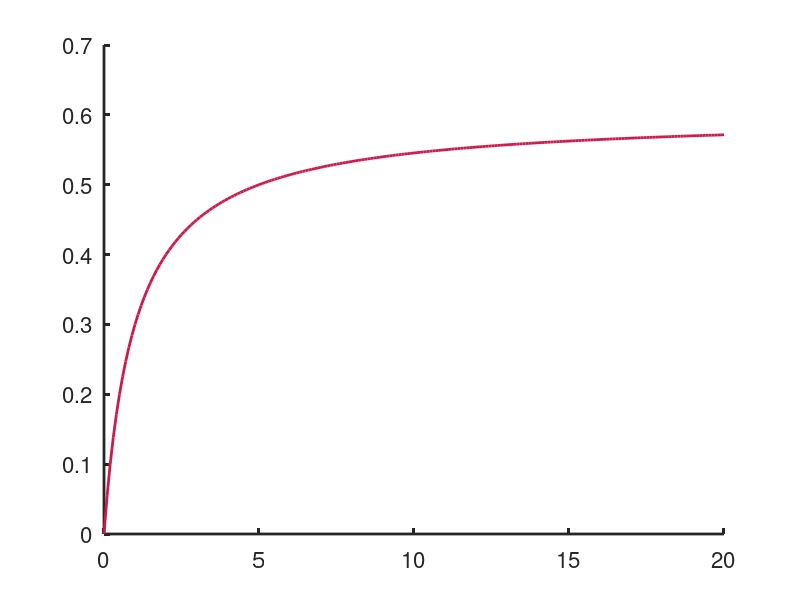

MATLAB code for this plot: (Note: this script raises an error after producing the figure.)
%% Interventions targeting nonsymptomatic cases can be important to prevent local outbreaks: SARS-CoV-2 as a case-study
% Code for generating Fig 1B
% Francesca Lovell-Read (francesca.lovell-read@merton.ox.ac.uk)
% Version of: Wednesday 21st April 2021
clear

%% SETUP
% Define vector of rho values
rho_vec = 0:0.1:20;
% Define vector of delta values
delta_vec = [0.6 0.7 0.8 0.9];
% Compute corresponding f values
f_of_rho = zeros(length(delta_vec),length(rho_vec));
for i=1:length(delta_vec)
    f_of_rho(i,:) = delta_vec(i).*rho_vec./(1+rho_vec);
end

%% PLOTTING
figure(1); hold on; box off; set(gca,'fontsize',16,'linewidth',2);

color1 = [0.8 0.1 0.3]; color2 = [0.5 0.3 1]; color3 = [0.3 0.6 1]; color4 = [0.4 0.7 0];
colours = [color1; color2; color3; color4;];

% Plot graphs of f(rho) and asymptotes
for i = 1:length(delta_vec)
    myplot(i) = plot(rho_vec,f_of_rho(i,:),'linewidth',2,'color',colours(i,:));
    myplot(i+length(delta_vec)) = yline(delta_vec(i),'linewidth',2,'linestyle','--','color',colours(i,:));
end

% Legend
Legend=cell(length(delta_vec),1);
for i=1:length(delta_vec)
    Legend{i}=strcat('\delta =',32,num2str(delta_vec(i)));
end
leg = legend(myplot(1:length(delta_vec)),Legend);
leg.Position = [0.75 0.3 0 0]; leg.Box = 'on'; leg.FontSize = 16;

xlabel('Surveillance intensification effort (\rho)');
ylabel({'Reduction in expected time to isolation (f(\rho,\delta))'});
xlim([0 rho_vec(end)]); ylim([0 1]);
yticks = [0 0.2 0.4 0.6 0.8 1];
set(gca,'YTick',yticks);

